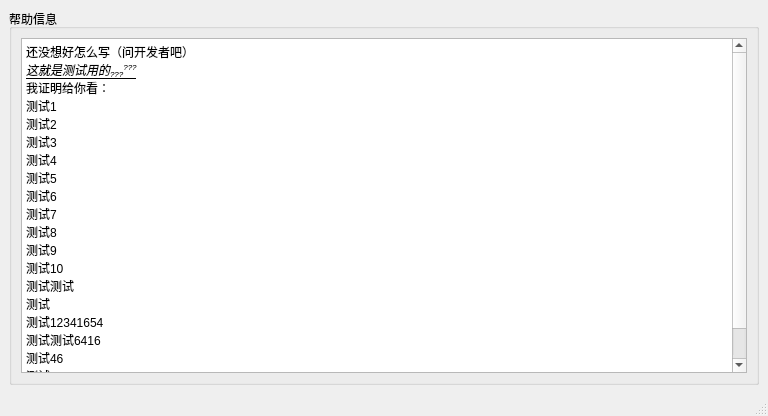
<?xml version="1.0" encoding="UTF-8"?>
<ui version="4.0">
 <class>MainWindow</class>
 <widget class="QMainWindow" name="MainWindow">
  <property name="geometry">
   <rect>
    <x>0</x>
    <y>0</y>
    <width>768</width>
    <height>416</height>
   </rect>
  </property>
  <property name="windowTitle">
   <string>帮助</string>
  </property>
  <widget class="QWidget" name="centralwidget">
   <layout class="QGridLayout" name="gridLayout">
    <item row="0" column="0">
     <widget class="QGroupBox" name="groupBox">
      <property name="title">
       <string>帮助信息</string>
      </property>
      <layout class="QGridLayout" name="gridLayout_2">
       <item row="0" column="0">
        <widget class="QTextBrowser" name="textBrowser">
         <property name="html">
          <string>&lt;!DOCTYPE HTML PUBLIC &quot;-//W3C//DTD HTML 4.0//EN&quot; &quot;http://www.w3.org/TR/REC-html40/strict.dtd&quot;&gt;
&lt;html&gt;&lt;head&gt;&lt;meta name=&quot;qrichtext&quot; content=&quot;1&quot; /&gt;&lt;meta charset=&quot;utf-8&quot; /&gt;&lt;style type=&quot;text/css&quot;&gt;
p, li { white-space: pre-wrap; }
hr { height: 1px; border-width: 0; }
&lt;/style&gt;&lt;/head&gt;&lt;body style=&quot; font-family:'Microsoft YaHei UI'; font-size:9pt; font-weight:400; font-style:normal;&quot;&gt;
&lt;p style=&quot; margin-top:0px; margin-bottom:0px; margin-left:0px; margin-right:0px; -qt-block-indent:0; text-indent:0px;&quot;&gt;还没想好怎么写（问开发者吧）&lt;/p&gt;
&lt;p style=&quot; margin-top:0px; margin-bottom:0px; margin-left:0px; margin-right:0px; -qt-block-indent:0; text-indent:0px;&quot;&gt;&lt;span style=&quot; font-style:italic; text-decoration: underline;&quot;&gt;这就是测试用的&lt;/span&gt;&lt;span style=&quot; font-style:italic; text-decoration: underline; vertical-align:sub;&quot;&gt;???&lt;/span&gt;&lt;span style=&quot; font-style:italic; text-decoration: underline; vertical-align:super;&quot;&gt;???&lt;/span&gt;&lt;/p&gt;
&lt;p style=&quot; margin-top:0px; margin-bottom:0px; margin-left:0px; margin-right:0px; -qt-block-indent:0; text-indent:0px;&quot;&gt;我证明给你看：&lt;/p&gt;
&lt;p style=&quot; margin-top:0px; margin-bottom:0px; margin-left:0px; margin-right:0px; -qt-block-indent:0; text-indent:0px;&quot;&gt;测试1&lt;/p&gt;
&lt;p style=&quot; margin-top:0px; margin-bottom:0px; margin-left:0px; margin-right:0px; -qt-block-indent:0; text-indent:0px;&quot;&gt;测试2&lt;/p&gt;
&lt;p style=&quot; margin-top:0px; margin-bottom:0px; margin-left:0px; margin-right:0px; -qt-block-indent:0; text-indent:0px;&quot;&gt;测试3&lt;/p&gt;
&lt;p style=&quot; margin-top:0px; margin-bottom:0px; margin-left:0px; margin-right:0px; -qt-block-indent:0; text-indent:0px;&quot;&gt;测试4&lt;/p&gt;
&lt;p style=&quot; margin-top:0px; margin-bottom:0px; margin-left:0px; margin-right:0px; -qt-block-indent:0; text-indent:0px;&quot;&gt;测试5&lt;/p&gt;
&lt;p style=&quot; margin-top:0px; margin-bottom:0px; margin-left:0px; margin-right:0px; -qt-block-indent:0; text-indent:0px;&quot;&gt;测试6&lt;/p&gt;
&lt;p style=&quot; margin-top:0px; margin-bottom:0px; margin-left:0px; margin-right:0px; -qt-block-indent:0; text-indent:0px;&quot;&gt;测试7&lt;/p&gt;
&lt;p style=&quot; margin-top:0px; margin-bottom:0px; margin-left:0px; margin-right:0px; -qt-block-indent:0; text-indent:0px;&quot;&gt;测试8&lt;/p&gt;
&lt;p style=&quot; margin-top:0px; margin-bottom:0px; margin-left:0px; margin-right:0px; -qt-block-indent:0; text-indent:0px;&quot;&gt;测试9&lt;/p&gt;
&lt;p style=&quot; margin-top:0px; margin-bottom:0px; margin-left:0px; margin-right:0px; -qt-block-indent:0; text-indent:0px;&quot;&gt;测试10&lt;/p&gt;
&lt;p style=&quot; margin-top:0px; margin-bottom:0px; margin-left:0px; margin-right:0px; -qt-block-indent:0; text-indent:0px;&quot;&gt;测试测试&lt;/p&gt;
&lt;p style=&quot; margin-top:0px; margin-bottom:0px; margin-left:0px; margin-right:0px; -qt-block-indent:0; text-indent:0px;&quot;&gt;测试&lt;/p&gt;
&lt;p style=&quot; margin-top:0px; margin-bottom:0px; margin-left:0px; margin-right:0px; -qt-block-indent:0; text-indent:0px;&quot;&gt;测试12341654&lt;/p&gt;
&lt;p style=&quot; margin-top:0px; margin-bottom:0px; margin-left:0px; margin-right:0px; -qt-block-indent:0; text-indent:0px;&quot;&gt;测试测试6416&lt;/p&gt;
&lt;p style=&quot; margin-top:0px; margin-bottom:0px; margin-left:0px; margin-right:0px; -qt-block-indent:0; text-indent:0px;&quot;&gt;测试46&lt;/p&gt;
&lt;p style=&quot; margin-top:0px; margin-bottom:0px; margin-left:0px; margin-right:0px; -qt-block-indent:0; text-indent:0px;&quot;&gt;测试46&lt;/p&gt;
&lt;p style=&quot; margin-top:0px; margin-bottom:0px; margin-left:0px; margin-right:0px; -qt-block-indent:0; text-indent:0px;&quot;&gt;测试464649494949414&lt;/p&gt;&lt;/body&gt;&lt;/html&gt;</string>
         </property>
        </widget>
       </item>
      </layout>
     </widget>
    </item>
   </layout>
  </widget>
  <widget class="QMenuBar" name="menubar">
   <property name="geometry">
    <rect>
     <x>0</x>
     <y>0</y>
     <width>768</width>
     <height>22</height>
    </rect>
   </property>
  </widget>
  <widget class="QStatusBar" name="statusbar"/>
 </widget>
 <resources/>
 <connections/>
</ui>
